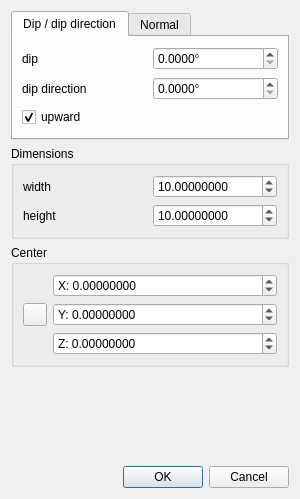
<?xml version="1.0" encoding="UTF-8"?>
<ui version="4.0">
 <class>SgsTagging</class>
 <widget class="QDialog" name="SgsTagging">
  <property name="geometry">
   <rect>
    <x>0</x>
    <y>0</y>
    <width>300</width>
    <height>499</height>
   </rect>
  </property>
  <property name="windowTitle">
   <string>Plane properties</string>
  </property>
  <layout class="QVBoxLayout" name="verticalLayout">
   <item>
    <widget class="QTabWidget" name="orientationTabWidget">
     <property name="currentIndex">
      <number>0</number>
     </property>
     <widget class="QWidget" name="dipTab">
      <attribute name="title">
       <string>Dip / dip direction</string>
      </attribute>
      <layout class="QGridLayout" name="gridLayout_4">
       <item row="0" column="0">
        <widget class="QLabel" name="label_3">
         <property name="text">
          <string>dip</string>
         </property>
        </widget>
       </item>
       <item row="0" column="1">
        <widget class="QDoubleSpinBox" name="dipDoubleSpinBox">
         <property name="suffix">
          <string notr="true">°</string>
         </property>
         <property name="decimals">
          <number>4</number>
         </property>
         <property name="minimum">
          <double>0.000000000000000</double>
         </property>
         <property name="maximum">
          <double>90.000000000000000</double>
         </property>
        </widget>
       </item>
       <item row="1" column="0">
        <widget class="QLabel" name="label_4">
         <property name="text">
          <string>dip direction</string>
         </property>
        </widget>
       </item>
       <item row="1" column="1">
        <widget class="QDoubleSpinBox" name="dipDirDoubleSpinBox">
         <property name="suffix">
          <string notr="true">°</string>
         </property>
         <property name="decimals">
          <number>4</number>
         </property>
         <property name="minimum">
          <double>0.000000000000000</double>
         </property>
         <property name="maximum">
          <double>360.000000000000000</double>
         </property>
        </widget>
       </item>
       <item row="2" column="0">
        <widget class="QCheckBox" name="upwardCheckBox">
         <property name="toolTip">
          <string>Whether the plane normal should point upward (Z+) or downward (Z-)</string>
         </property>
         <property name="text">
          <string>upward</string>
         </property>
         <property name="checked">
          <bool>true</bool>
         </property>
        </widget>
       </item>
      </layout>
     </widget>
     <widget class="QWidget" name="normTab">
      <attribute name="title">
       <string>Normal</string>
      </attribute>
      <layout class="QVBoxLayout" name="verticalLayout_2">
       <item>
        <widget class="QDoubleSpinBox" name="nxDoubleSpinBox">
         <property name="prefix">
          <string notr="true">Nx = </string>
         </property>
         <property name="decimals">
          <number>8</number>
         </property>
         <property name="minimum">
          <double>-1000000.000000000000000</double>
         </property>
         <property name="maximum">
          <double>1000000.000000000000000</double>
         </property>
        </widget>
       </item>
       <item>
        <widget class="QDoubleSpinBox" name="nyDoubleSpinBox">
         <property name="prefix">
          <string notr="true">Ny = </string>
         </property>
         <property name="decimals">
          <number>8</number>
         </property>
         <property name="minimum">
          <double>-1000000.000000000000000</double>
         </property>
         <property name="maximum">
          <double>1000000.000000000000000</double>
         </property>
        </widget>
       </item>
       <item>
        <widget class="QDoubleSpinBox" name="nzDoubleSpinBox">
         <property name="prefix">
          <string notr="true">Nz = </string>
         </property>
         <property name="decimals">
          <number>8</number>
         </property>
         <property name="minimum">
          <double>-1000000.000000000000000</double>
         </property>
         <property name="maximum">
          <double>1000000.000000000000000</double>
         </property>
        </widget>
       </item>
      </layout>
     </widget>
    </widget>
   </item>
   <item>
    <widget class="QGroupBox" name="dimGroupBox">
     <property name="title">
      <string>Dimensions</string>
     </property>
     <property name="flat">
      <bool>true</bool>
     </property>
     <layout class="QGridLayout" name="gridLayout_2">
      <item row="0" column="0">
       <widget class="QLabel" name="label">
        <property name="text">
         <string>width</string>
        </property>
       </widget>
      </item>
      <item row="0" column="1">
       <widget class="QDoubleSpinBox" name="wDoubleSpinBox">
        <property name="toolTip">
         <string>Plane width</string>
        </property>
        <property name="decimals">
         <number>8</number>
        </property>
        <property name="minimum">
         <double>0.000001000000000</double>
        </property>
        <property name="maximum">
         <double>1000000.000000000000000</double>
        </property>
        <property name="value">
         <double>10.000000000000000</double>
        </property>
       </widget>
      </item>
      <item row="1" column="0">
       <widget class="QLabel" name="label_2">
        <property name="text">
         <string>height</string>
        </property>
       </widget>
      </item>
      <item row="1" column="1">
       <widget class="QDoubleSpinBox" name="hDoubleSpinBox">
        <property name="toolTip">
         <string>Plane height</string>
        </property>
        <property name="decimals">
         <number>8</number>
        </property>
        <property name="minimum">
         <double>0.000001000000000</double>
        </property>
        <property name="maximum">
         <double>1000000.000000000000000</double>
        </property>
        <property name="value">
         <double>10.000000000000000</double>
        </property>
       </widget>
      </item>
     </layout>
    </widget>
   </item>
   <item>
    <widget class="QGroupBox" name="centerGroupBox">
     <property name="title">
      <string>Center</string>
     </property>
     <property name="flat">
      <bool>true</bool>
     </property>
     <layout class="QGridLayout" name="gridLayout_3">
      <item row="0" column="1">
       <widget class="QDoubleSpinBox" name="cxAxisDoubleSpinBox">
        <property name="prefix">
         <string notr="true">X: </string>
        </property>
        <property name="decimals">
         <number>8</number>
        </property>
        <property name="minimum">
         <double>-1000000000.000000000000000</double>
        </property>
        <property name="maximum">
         <double>1000000000.000000000000000</double>
        </property>
       </widget>
      </item>
      <item row="1" column="0">
       <widget class="QToolButton" name="pickCenterToolButton">
        <property name="toolTip">
         <string>Pick the plane center (click again to cancel)</string>
        </property>
        <property name="icon">
         <iconset>
          <normaloff>:/CC/images/ccPointPicking.png</normaloff>:/CC/images/ccPointPicking.png</iconset>
        </property>
        <property name="checkable">
         <bool>true</bool>
        </property>
       </widget>
      </item>
      <item row="1" column="1">
       <widget class="QDoubleSpinBox" name="cyAxisDoubleSpinBox">
        <property name="prefix">
         <string notr="true">Y: </string>
        </property>
        <property name="decimals">
         <number>8</number>
        </property>
        <property name="minimum">
         <double>-1000000000.000000000000000</double>
        </property>
        <property name="maximum">
         <double>1000000000.000000000000000</double>
        </property>
       </widget>
      </item>
      <item row="2" column="1">
       <widget class="QDoubleSpinBox" name="czAxisDoubleSpinBox">
        <property name="prefix">
         <string notr="true">Z: </string>
        </property>
        <property name="decimals">
         <number>8</number>
        </property>
        <property name="minimum">
         <double>-1000000000.000000000000000</double>
        </property>
        <property name="maximum">
         <double>1000000000.000000000000000</double>
        </property>
       </widget>
      </item>
     </layout>
    </widget>
   </item>
   <item>
    <spacer name="verticalSpacer">
     <property name="orientation">
      <enum>Qt::Vertical</enum>
     </property>
     <property name="sizeHint" stdset="0">
      <size>
       <width>20</width>
       <height>24</height>
      </size>
     </property>
    </spacer>
   </item>
   <item>
    <widget class="QDialogButtonBox" name="buttonBox">
     <property name="orientation">
      <enum>Qt::Horizontal</enum>
     </property>
     <property name="standardButtons">
      <set>QDialogButtonBox::Cancel|QDialogButtonBox::Ok</set>
     </property>
    </widget>
   </item>
  </layout>
 </widget>
 <resources/>
 <connections>
  <connection>
   <sender>buttonBox</sender>
   <signal>rejected()</signal>
   <receiver>SgsTagging</receiver>
   <slot>reject()</slot>
   <hints>
    <hint type="sourcelabel">
     <x>316</x>
     <y>260</y>
    </hint>
    <hint type="destinationlabel">
     <x>286</x>
     <y>274</y>
    </hint>
   </hints>
  </connection>
 </connections>
</ui>
